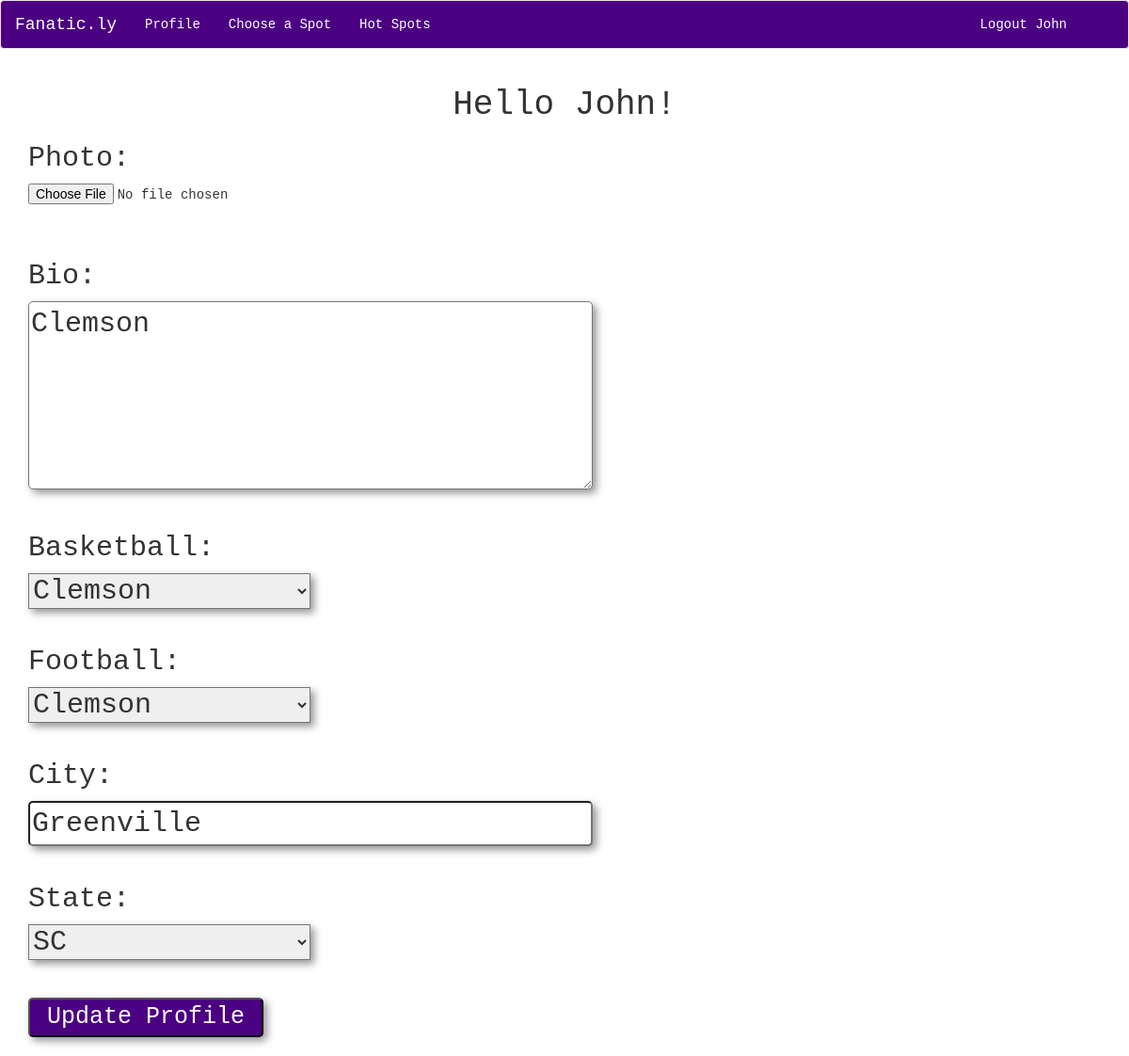
/accounts/profile/ (signed in), run on an earlier commit of the app's database.
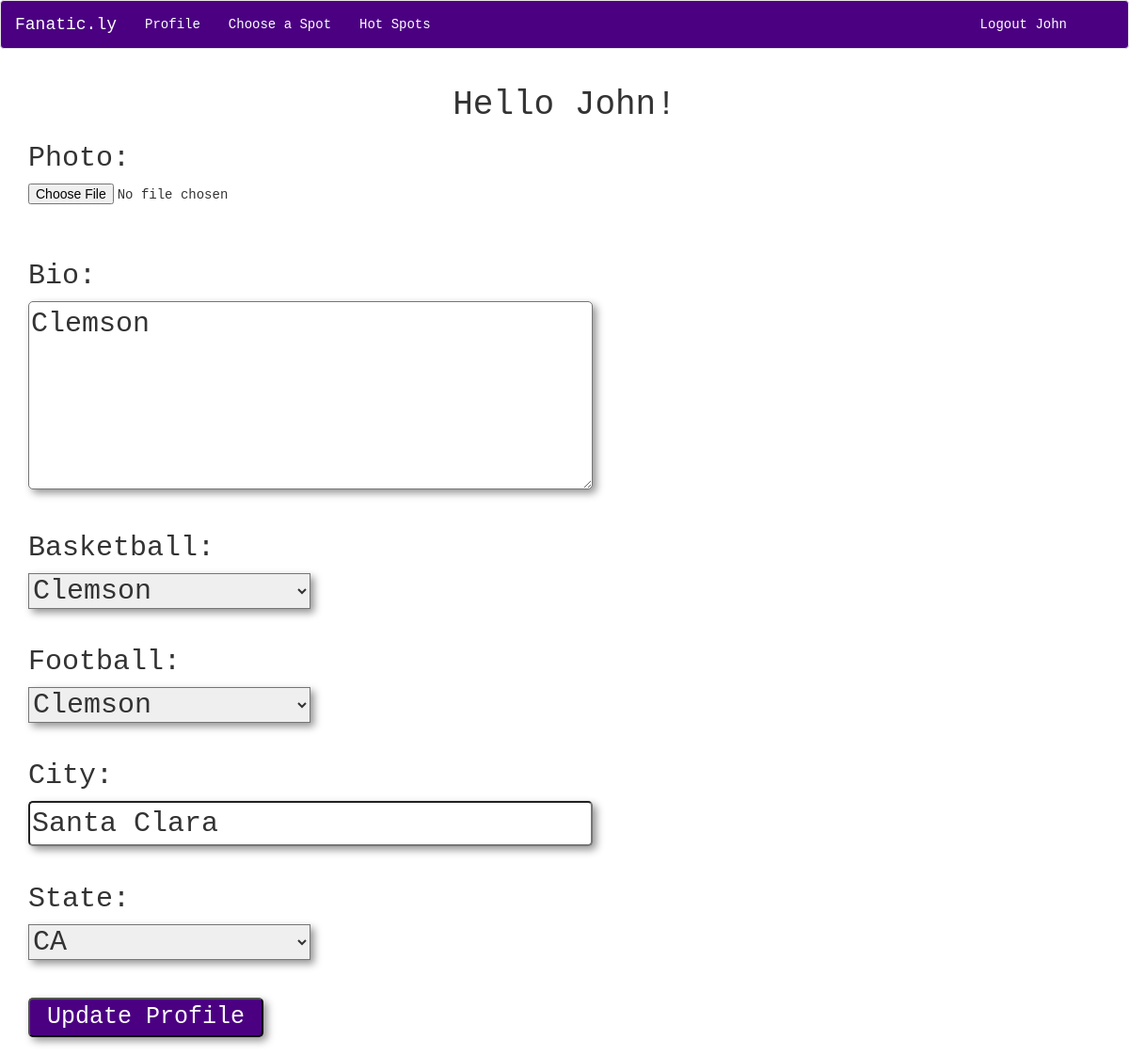
And on a later commit of the database.
### app/models.py (models this page shows)
class Profile(models.Model):
    user = models.OneToOneField(User)
    bio = models.TextField(null=True, blank=True)
    basketball = models.ForeignKey(BasketballTeam, null=True, blank=True)
    football = models.ForeignKey(FootballTeam, null=True, blank=True)
    city = models.CharField(max_length=50, null=True, blank=True)
    state = models.ForeignKey(State, null=True, blank=True)
    photo = models.ImageField(upload_to="profile_photos", null=True, blank=True, verbose_name="Profile Photo")

### app/views.py (the view)
# urls.py: url(r'^accounts/profile/$', ProfileUpdateView.as_view(), name='profile_update_view'),
class ProfileUpdateView(LoginRequiredMixin, UpdateView):
    success_url = reverse_lazy("profile_update_view")
    fields = ["bio", "photo", "basketball", "football", "city", "state"]
    def get_object(self, queryset=None):
        return self.request.user.profile

### app/models.py (called while the page is built)
    def __str__(self):
        return self.school

    def __str__(self):
        return self.school

    def __str__(self):
        return self.state_name

### templates/app/profile_form.html (shortened to what this page needs)
{% extends "base.html" %}
{% block content %}
<h1 class="center">Hello {{ request.user }}!</h1>
<form class="" action="" method="post">
  <h2>Photo:</h2> {{ form.photo }} <br><br>
  <h2>Bio:</h2> {{ form.bio }}<br><br>
  <h2>Basketball:</h2> {{ form.basketball }}<br><br>
  <h2>Football:</h2> {{ form.football }}<br><br>
  <h2>City:</h2> {{ form.city }} <br><br>
  <h2>State:</h2> {{ form.state }} <br><br><br>
<input class="button" type="submit" name="name" value="Update Profile"> <br><br>
</form>
{% endblock %}

### templates/base.html (shortened to what this page needs)
{% load staticfiles %}
<!DOCTYPE html>
<html>
    <link rel="stylesheet" href='{% static "app/css/bootstrap.css" %}' media="screen" title="bootstrap" charset="utf-8">
    <link rel="stylesheet" href='{% static "app/css/app.css" %}' media="screen" title="bootstrap" charset="utf-8">
      {% if request.user.is_authenticated %}
      <nav class="navbar navbar-default">
            <a class="navbar-brand" href="#">Fanatic.ly</a>
      <ul class="nav navbar-nav">
        <li><a href="{% url 'profile_update_view' %}" role="button">Profile</a></li>
        <li><a href="{% url 'get_places_view' %}">Choose a Spot</a></li>
        <li><a href="{% url 'location_list_view' %}">Hot Spots</a></li>
        <li id="right"><a href="{% url 'logout' %}?next=/" role="button">Logout {{ request.user }}</a></li>
      </nav>
      {% endif %}
      <div class="container">
        {% block content %}
        {% endblock %}
      </div>

### app/static/app/css/app.css (style rules this page uses)
.navbar { background-color: indigo; }
.nav.navbar-nav li a { color: white; }
.navbar-default .navbar-brand { color: white; }
#id_bio { border-radius: 5px; height: 200px; width: 600px; font-size: 30px; box-shadow: 4px 4px 8px rgba(0, 0, 0, 0.42); }
.center { text-align: center; }
#right { position: absolute; right: 50px; }
#id_football { -webkit-appearance: menulist-button; width: 300px; font-size: 30px; box-shadow: 4px 4px 8px rgba(0, 0, 0, 0.42); }
#id_basketball { -webkit-appearance: menulist-button; width: 300px; font-size: 30px; box-shadow: 4px 4px 8px rgba(0, 0, 0, 0.42); }
#id_city { border-radius: 5px; width: 600px; font-size: 30px; box-shadow: 4px 4px 8px rgba(0, 0, 0, 0.42); }
#id_state { -webkit-appearance: menulist-button; width: 300px; font-size: 30px; box-shadow: 4px 4px 8px rgba(0, 0, 0, 0.42); }
input[type="submit"] { width: 250px; font-size: 25px; }
.button { border-radius: 5px; background-color: indigo; color: white; box-shadow: 4px 4px 8px rgba(0, 0, 0, 0.42); }
form { margin: 500; }

What changed in the data, as far as the page shows it:
changed Profile "Clemson": city "Greenville" → "Santa Clara"; state "SC" → "CA"
